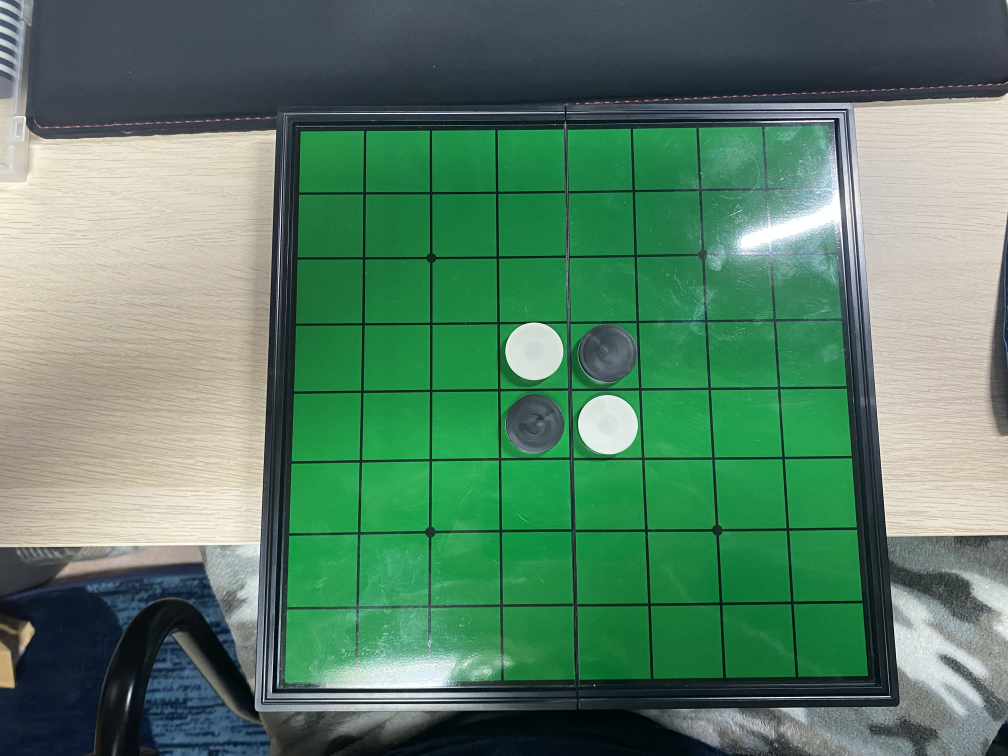
#> input picture pyfile/image/sample1.JPG, 4032 x 3024 px (shown at 1/4 size)
$ python -i vision.py   (imports and definitions only)
#> lines starting #> are read from the running program, lines starting #| are printed output that depends on the picture; after the words box and inside, x2 and y2 are one past the last pixel; in counts of white or black regions, pixels touching at a corner belong together
#> further down, picture is the input picture: shape (3024, 4032, 3); mean B, G, R 103.6, 127.3, 88.7
import cv2
import numpy as np
import math
import functools
from matplotlib import pyplot as plt
from enum import IntEnum

###
### ユーティリティ的な関数の定義
###
# [115 lines left out: functions intersection, getRidgeEdge, argmax, getParallelogramDiagonal, getParallelogramRatio, not called in this run]

class Hint():
    """
    認識するにあたってアプリ側から与えるヒント情報
    """
    # [7 lines left out: function __init__, not called in this run]

class DiscColor(IntEnum):
    """
    石の色用
    """
    BLACK = 0
    WHITE = 1

class Disc():
    """
    石の情報格納用
    """
    # [7 lines left out: function __init__, not called in this run]

class Result():
    """
    認識結果
    """

    # [24 lines left out: function __init__, not called in this run]

    def clearDiscInfo(self):
        self.disc = []
        self.isUnknown = np.array([[False] * 8 for i in range(8)])


class Recognizer():

    # 認識時に盤の画像を切り出す際のサイズの定義(単位:px)
    # 1マスの辺の長さ(公式盤の1mm=1pxくらい)
    _CELL_SIZE = 42
    # 周囲の余白(余白をつけておいた方が縁付近の特殊な考慮が不要になるので)
    _BOARD_MARGIN = 13
    # 切り出し後の画像のサイズ
    _EXTRACT_IMG_SIZE = _CELL_SIZE * 8 + _BOARD_MARGIN * 2
    # 盤面抽出時の近似の係数
    _EPSILON_COEFF = 0.004

    # 石の色を決定する際に色を収集する半径
    _RADIUS_FOR_DISC_COLOR = 10

    # マスの石以外の部分の色が特殊(白黒緑以外)な場合に無視するためのフィルタ。各マスの中央以外の部分のマスクを行う
    _COLORED_MASK = np.ones((_EXTRACT_IMG_SIZE, _EXTRACT_IMG_SIZE) \
        , dtype=np.uint8) * 255

    # オセロクエスト対策用に使用するフィルタ。各マスの中央のマスクを行う
    _OQ_MASK = np.zeros((_EXTRACT_IMG_SIZE, _EXTRACT_IMG_SIZE), dtype=np.uint8)

    # 石の色を収集するための円形のフィルタ
    _CIRCLE_FILTER = np.zeros((_RADIUS_FOR_DISC_COLOR * 2 + 1, _RADIUS_FOR_DISC_COLOR * 2 + 1), dtype=np.int8)
    _CIRCLE_FILTER = cv2.circle(_CIRCLE_FILTER, (_RADIUS_FOR_DISC_COLOR, _RADIUS_FOR_DISC_COLOR), \
        _RADIUS_FOR_DISC_COLOR, (1), -1)

    #
    # 定数値
    #
    _KERNEL3 = np.ones((3, 3), dtype=int)
    _KERNEL5 = np.ones((5, 5), dtype=int)
    _KERNEL9 = np.ones((9, 9), dtype=int)

    # [30 lines left out: functions analyzeBoard, detectBoard, not called in this run]

    def detectConvexHull(self, image):
        """
        盤の範囲候補の凸包を取得するための内部関数

        image: ndarrayで元となる画像を指定
        戻り値: 認識成否(bool)と、凸包情報(ndarray)
        """
        height, width, _ = image.shape[:3]
        #ぼかし処理
        image = cv2.blur(image, (3,3))
        # hsv形式に変換
        hsv = cv2.cvtColor(image, cv2.COLOR_BGR2HSV)
#> hsv: shape (3024, 4032, 3); mean H, S, V 70.5, 105.7, 132.4
        # 緑色を検出
        low_color1 = np.array([45,89,30])
        high_color1 = np.array([90,255,255])
        green1 = cv2.inRange(hsv,low_color1,high_color1)
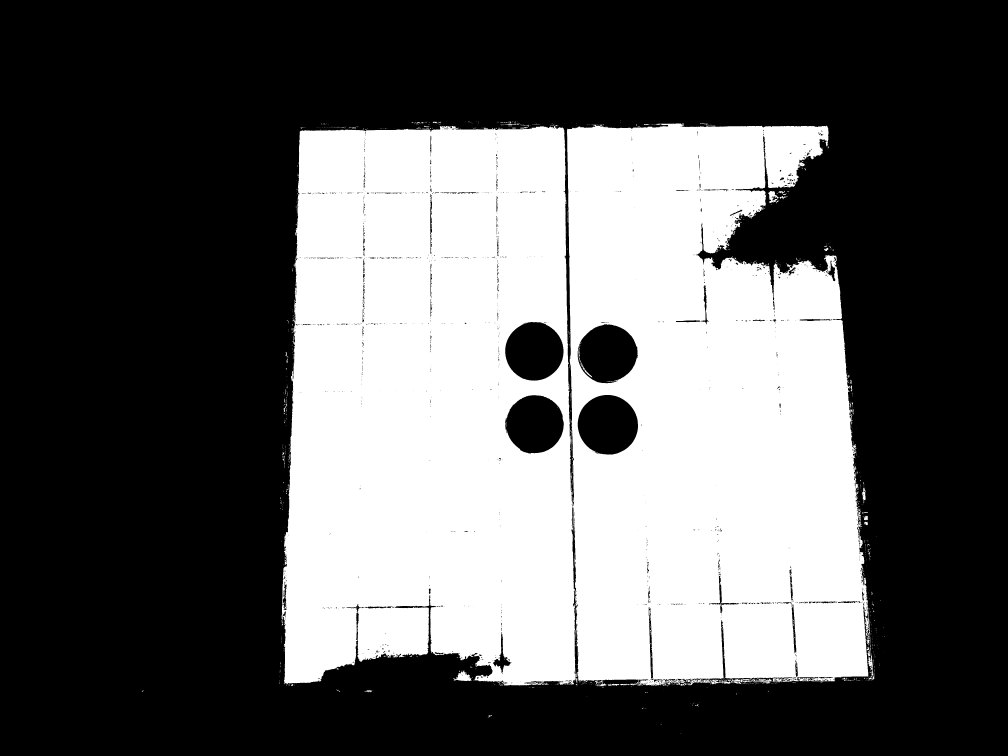
#> green1: shape (3024, 4032) (shown at 1/4 size); 37.1% white; 1124 white regions (1025 under 20 px), largest, box (x1, y1, x2, y2) and area: (1126, 501, 2309, 2742) 2296750, (2268, 494, 3482, 2743) 2208953, (1814, 2683, 1887, 2724) 1572
        low_color2 = np.array([45,64,89])
        high_color2 = np.array([90,255,255])
        green2 = cv2.inRange(hsv,low_color2,high_color2)
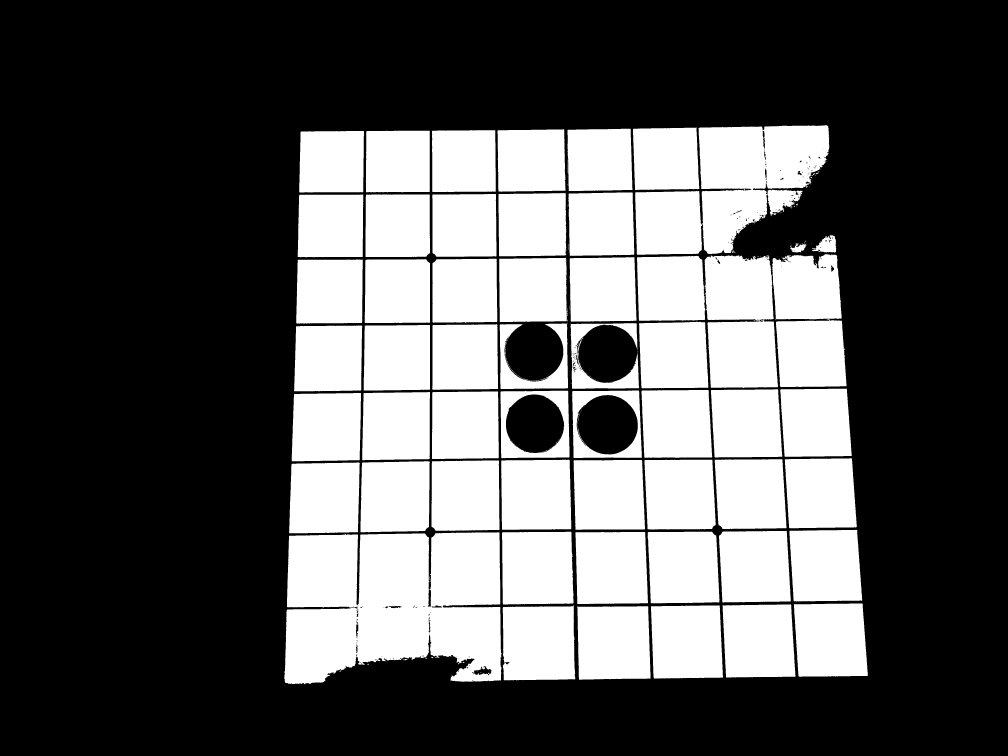
#> green2: shape (3024, 4032) (shown at 1/4 size); 35.1% white; 246 white regions (175 under 20 px), largest, box (x1, y1, x2, y2) and area: (1137, 2129, 2007, 2738) 448152, (2541, 501, 3317, 1019) 241338, (2548, 1021, 3112, 1552) 203291

        green = cv2.bitwise_or(green1,green2)
#> green: shape (3024, 4032); 37.7% white; 1073 white regions (980 under 20 px), largest, box (x1, y1, x2, y2) and area: (1126, 501, 2309, 2743) 2318738, (2268, 494, 3482, 2743) 2257546, (3248, 939, 3345, 1011) 4044

        # モルフォロジー変換
        kernelSize = max(1, int(0.0035 * max(width, height))) * 2 + 1
        kernel = np.ones((kernelSize, kernelSize), dtype=int)
        green = cv2.dilate(green, kernel) # 膨張
#> green: shape (3024, 4032); 40.8% white; 12 white regions, largest, box (x1, y1, x2, y2) and area: (1103, 468, 3553, 2786) 4964066, (2749, 2796, 2812, 2840) 2547, (1442, 2746, 1508, 2784) 2311
        green = cv2.erode(green, kernel) # 収縮
#> green: shape (3024, 4032); 38.9% white; 18 white regions (11 under 20 px), largest, box (x1, y1, x2, y2) and area: (1117, 482, 3519, 2772) 4738916, (2763, 2810, 2798, 2826) 335, (1456, 2760, 1494, 2770) 183

        # 白色を検出
        lower = np.array([0, 0, 128])
        upper = np.array([180, 50, 255])
        white = cv2.inRange(hsv, lower, upper)
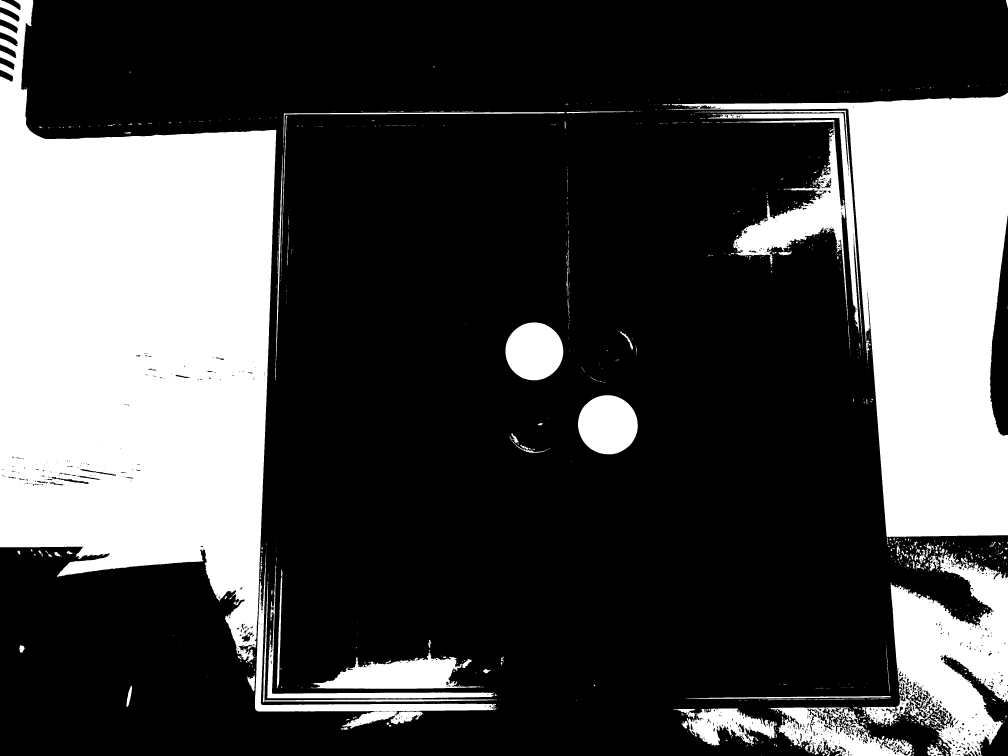
#> white: shape (3024, 4032) (shown at 1/4 size); 29.1% white; 1193 white regions (872 under 20 px), largest, box (x1, y1, x2, y2) and area: (0, 0, 1105, 2651) 1910854, (2665, 371, 4032, 2148) 962707, (3563, 2214, 4032, 3024) 220215
        greenWhite = cv2.bitwise_or(green, white)
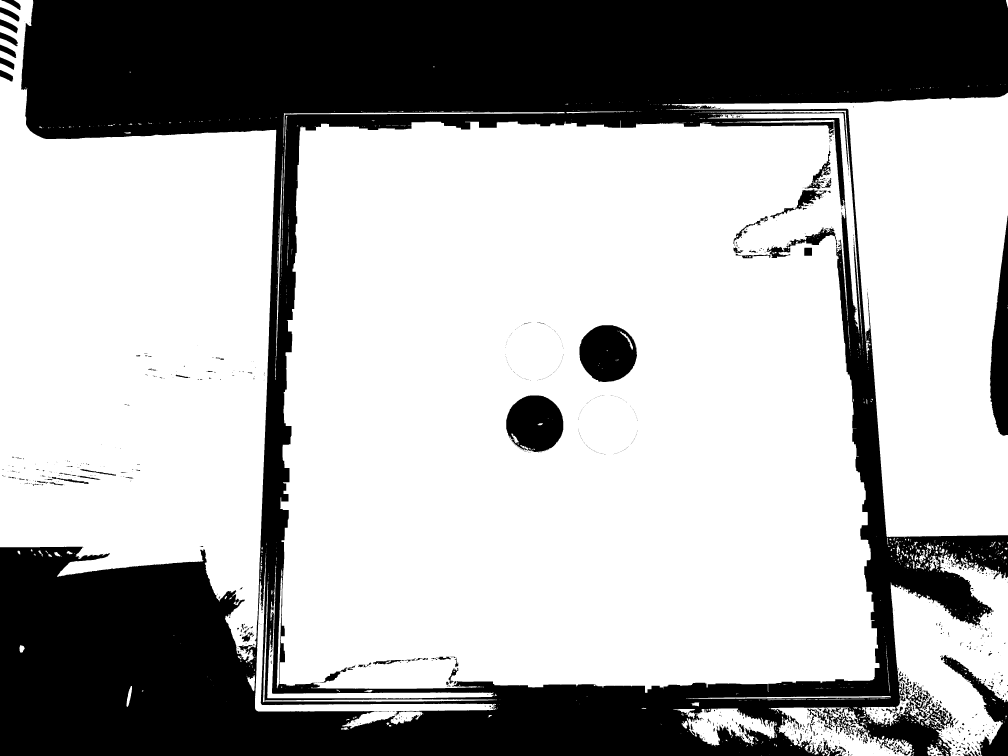
#> greenWhite: shape (3024, 4032) (shown at 1/4 size); 68% white; 1177 black regions (899 under 20 px)

        #領域の輪郭抽出
        contours, hierarchy = cv2.findContours(greenWhite, cv2.RETR_EXTERNAL, cv2.CHAIN_APPROX_SIMPLE)
#> contours = 950 contours, 760 with area under 20; largest, box (x1, y1, x2, y2) and area: (1117, 479, 3519, 2772) 5048971, (0, 0, 1105, 2651) 1912158, (2665, 371, 4032, 2148) 959802, (3563, 2214, 4032, 3024) 222880, (3082, 2829, 3649, 3024) 54714

        # 凸包
        for i, c in enumerate(contours):
            hull = cv2.convexHull(c) # 凸包
            if cv2.pointPolygonTest(hull,(width / 2 , height / 2), False) > 0: # 中心を含むか判定
                mask = np.zeros((height, width),dtype=np.uint8)
                cv2.fillPoly(mask, pts=[hull], color=(255)) # 輪郭範囲内を塗りつぶした画像
                break
#> this loop made 812 passes
#> (c, hull) on passes 3, 8, 14: ([[3046, 3021], [3047, 3022], [3047, 3021]], [[3047, 3021], [3047, 3022], [3046, 3021]]), ([[3325, 3013], [3326, 3014]], [[3326, 3014], [3325, 3013]]), ([[3793, 3002], [3793, 3003]], [[3793, 3003], [3793, 3002]])
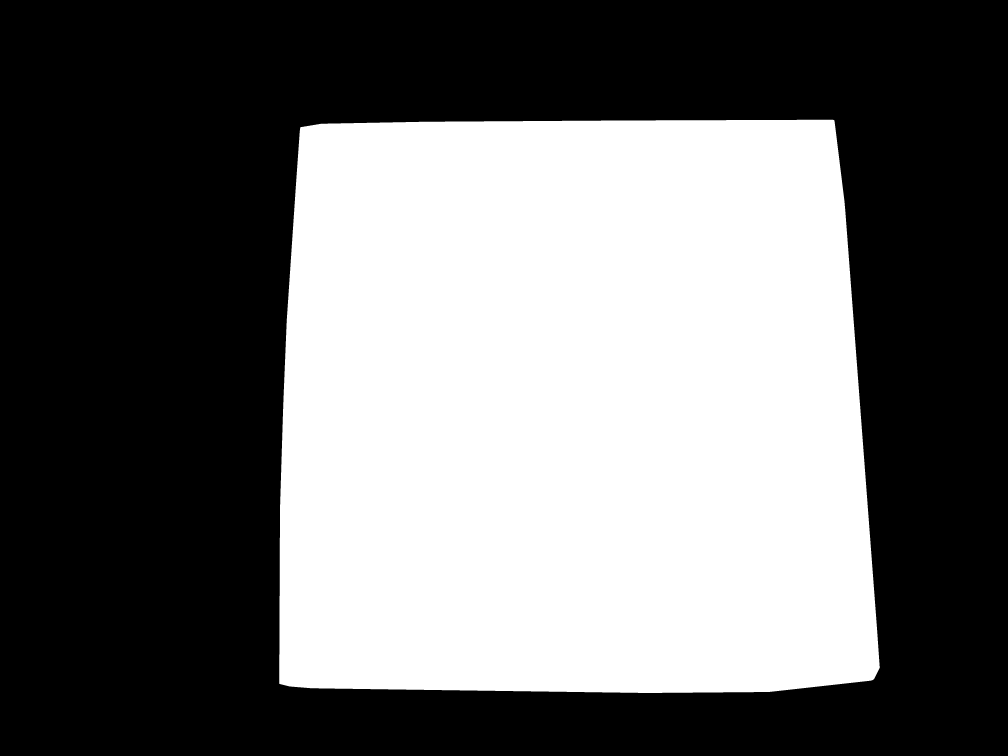
#> mask: shape (3024, 4032) (shown at 1/4 size); 42.8% white; 1 white region, box (x1, y1, x2, y2) and area: (1117, 479, 3519, 2772) 5223272

        green = cv2.bitwise_and(green, green, mask=mask)
#> green: shape (3024, 4032); 38.9% white; 1 white region
        contours, hierarchy = cv2.findContours(green, cv2.RETR_EXTERNAL, cv2.CHAIN_APPROX_SIMPLE)
#> contours = 1 contour; box (x1, y1, x2, y2) and area: (1117, 482, 3519, 2772) 4903492
        greenContours = functools.reduce(lambda x, y: np.append(x, y,axis=0),contours)
#> greenContours = contour of 1519 points, box (x1, y1, x2, y2) (1117, 482, 3519, 2772), area 4903492
        hull = cv2.convexHull(greenContours)
#> hull = contour of 28 points, box (x1, y1, x2, y2) (1117, 482, 3519, 2772), area 5174074

        return True, hull.astype(np.float32)


    # [418 lines left out: functions resultForDetectBoard, setCameraInfo, extractBoard, adjustVertexes, detectDisc, detectDiscColor and 4 more, not called in this run]

>>> import cv2
>>> picture = cv2.imread('image/sample1.JPG')
>>> result = Recognizer().detectConvexHull(picture)

$ run again, on pyfile/image/sample2.JPG
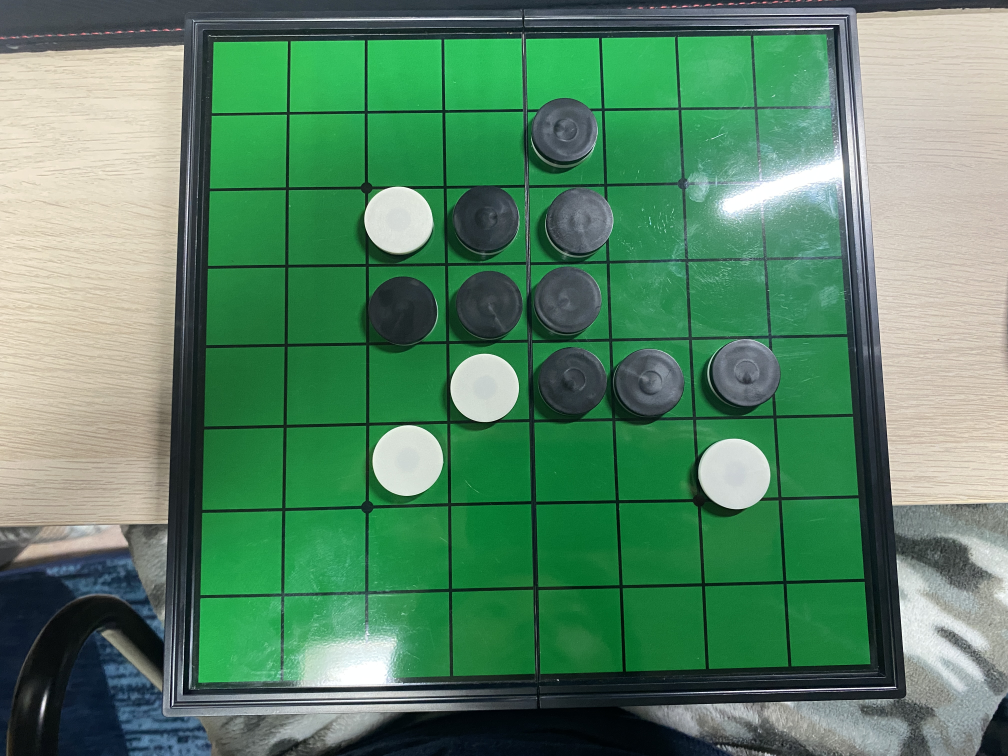
#> input picture pyfile/image/sample2.JPG, 4032 x 3024 px (shown at 1/4 size)
#> picture is the input picture: shape (3024, 4032, 3); mean B, G, R 102.8, 133, 88.4
#> hsv: shape (3024, 4032, 3); mean H, S, V 67.8, 113.1, 136.8
#> green1: shape (3024, 4032); 45.4% white; 1641 white regions (1488 under 20 px), largest, box (x1, y1, x2, y2) and area: (773, 123, 3499, 2754) 5414241, (3063, 839, 3366, 1032) 45752, (3026, 433, 3328, 629) 41616
#> green2: shape (3024, 4032); 41.7% white; 474 white regions (386 under 20 px), largest, box (x1, y1, x2, y2) and area: (792, 2036, 1800, 2738) 385723, (2710, 132, 3333, 731) 312571, (2428, 737, 3368, 1043) 211360
#> white: shape (3024, 4032); 29.5% white; 1187 white regions (843 under 20 px), largest, box (x1, y1, x2, y2) and area: (2097, 31, 4032, 3024) 1421106, (0, 179, 737, 2242) 1349739, (3041, 2796, 3642, 3024) 88369
#> in detectConvexHull, `greenWhite = cv2.bitwise_or(green, white)`:
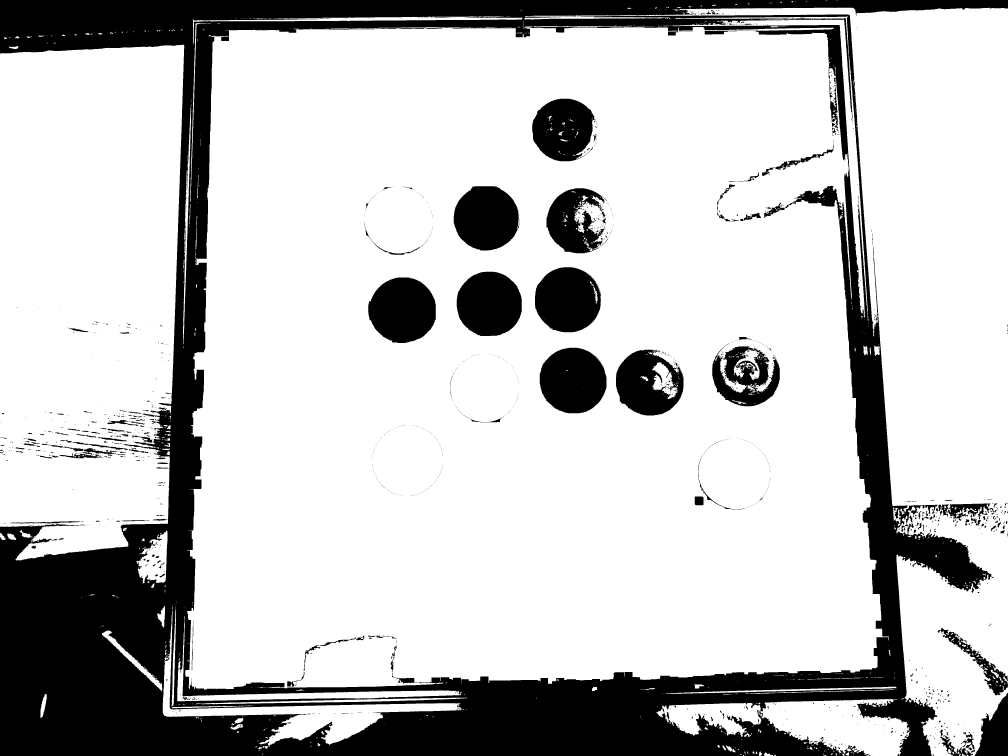
#> greenWhite: shape (3024, 4032) (shown at 1/4 size); 77.4% white; 1822 black regions (1486 under 20 px)
#> in detectConvexHull, `contours, hierarchy = cv2.findContours(greenWhite, cv2.RETR_EXTERNAL, ..`: contours = 773 contours, 609 with area under 20; largest, box (x1, y1, x2, y2) and area: (740, 83, 3556, 2759) 6759400, (2097, 31, 4032, 3024) 1429208, (0, 179, 737, 2242) 1362965, (3041, 2796, 3642, 3024) 88107, (651, 2441, 1846, 2987) 75642
#> the loop in detectConvexHull, `for i, c in enumerate(contours):` made 704 passes
#> (c, hull) on passes 1 to 3: ([[3818, 3023], [3819, 3023]], [[3819, 3023], [3818, 3023]]), ([[3449, 3023], [3450, 3023]], [[3450, 3023], [3449, 3023]]), ([[1037, 3023], [1038, 3023]], [[1038, 3023], [1037, 3023]])
#> after the loop in detectConvexHull, `for i, c in enumerate(contours):`:
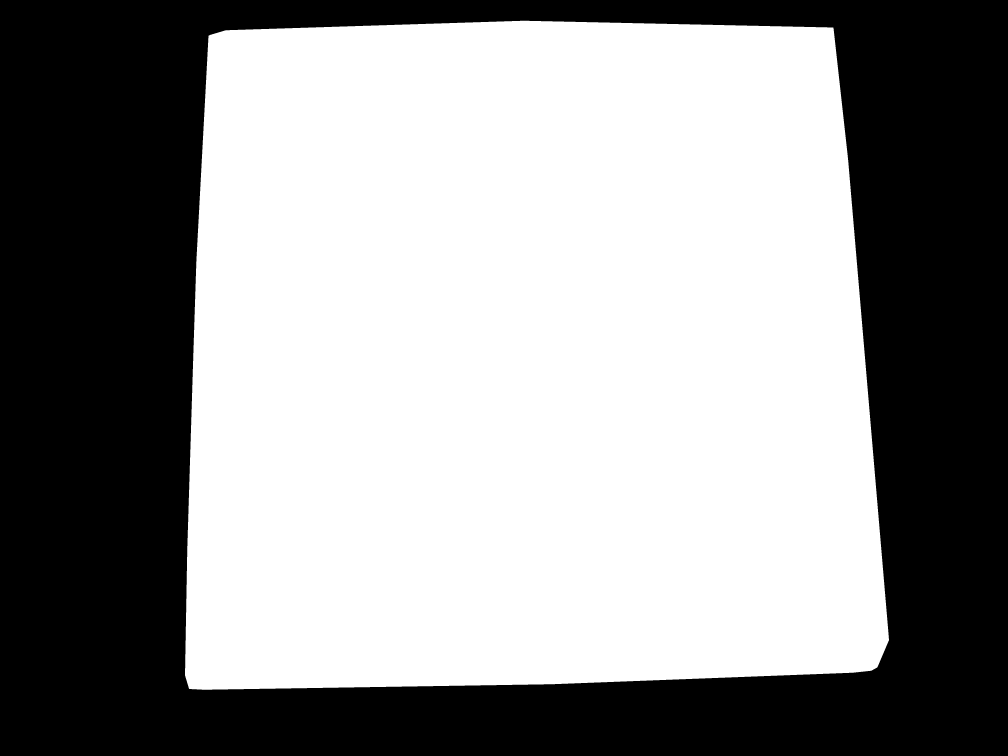
#> mask: shape (3024, 4032) (shown at 1/4 size); 57.8% white; 1 black region, box (x1, y1, x2, y2) and area: (0, 0, 4032, 3024) 5150937
#> in detectConvexHull, `contours, hierarchy = cv2.findContours(green, cv2.RETR_EXTERNAL, cv2.C..`: contours = 7 contours, 3 with area under 20; largest, box (x1, y1, x2, y2) and area: (740, 83, 3556, 2759) 6591042, (3082, 105, 3141, 110) 86, (784, 1136, 788, 1152) 32, (778, 1328, 781, 1344) 22
#> greenContours = contour of 1800 points, box (x1, y1, x2, y2) (740, 83, 3556, 2759), area 5076023
#> in detectConvexHull, `hull = cv2.convexHull(greenContours)`: hull = contour of 29 points, box (x1, y1, x2, y2) (740, 83, 3556, 2759), area 6980030
